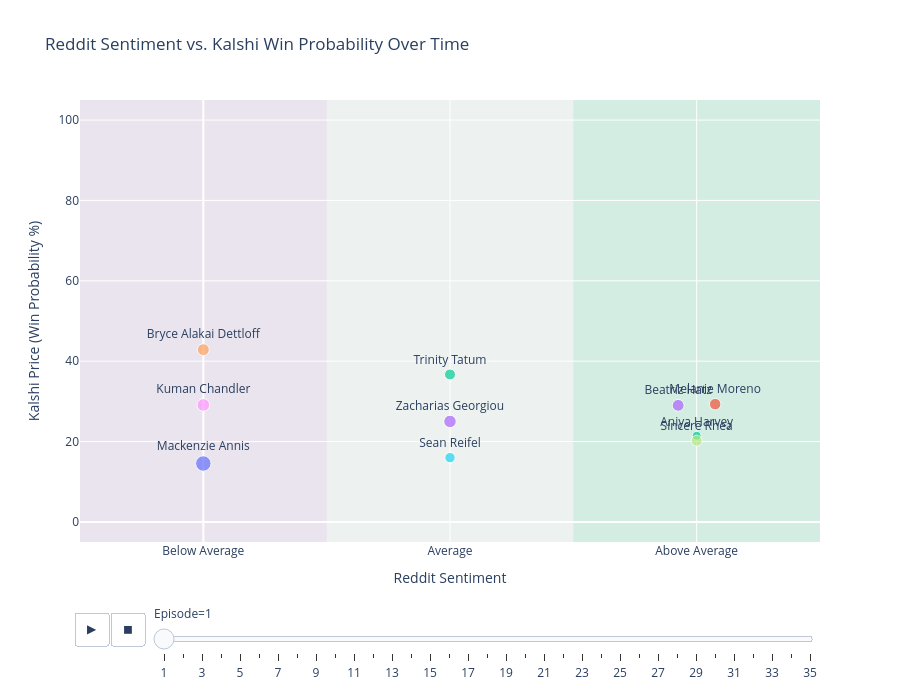

The code cell stored with this chart in its notebook:
### Code cell
# 10. Add colored background zones for the terciles
fig_scatter.add_vrect(
    x0=-0.5, x1=0.5,
    fillcolor="pink", 
    opacity=0.2,
    layer="below", 
    line_width=0
)

fig_scatter.add_vrect(
    x0=0.5, x1=1.5,
    fillcolor="lightyellow", 
    opacity=0.3,
    layer="below", 
    line_width=0
)

fig_scatter.add_vrect(
    x0=1.5, x1=2.5,
    fillcolor="lightgreen", 
    opacity=0.2,
    layer="below", 
    line_width=0
)

# Render
fig_scatter.write_html(fig_dir / "sentiment_vs_kalshi.html", include_plotlyjs=True)
fig_scatter.show()

### Figure 1 — Plotly figure (JSON) as saved in the notebook; plotly's stock layout.template omitted (floating-point values rounded to 4 significant figures)
{"data": [{"hovertemplate": "<b>%{hovertext}</b><br><br>target_islander=%{text}<br>Episode=1<br>x_dodged=%{x}<br>Kalshi Price (Win Probability %)=%{y}<br>sentiment_num_comments=%{marker.size}<extra></extra>", "hovertext": ["Alannah Keyser"], "ids": ["Alannah Keyser"], "legendgroup": "Alannah Keyser", "marker": {"color": "#636efa", "size": [0.0], "sizemode": "area", "sizeref": 5.71, "symbol": "circle"}, "mode": "markers+text", "name": "Alannah Keyser", "orientation": "v", "showlegend": true, "text": ["Alannah Keyser"], "textposition": "top center", "type": "scatter", "x": [NaN], "xaxis": "x", "y": [NaN], "yaxis": "y"}, {"hovertemplate": "<b>%{hovertext}</b><br><br>target_islander=%{text}<br>Episode=1<br>x_dodged=%{x}<br>Kalshi Price (Win Probability %)=%{y}<br>sentiment_num_comments=%{marker.size}<extra></extra>", "hovertext": ["Amora Cacheé Robinson"], "ids": ["Amora Cacheé Robinson"], "legendgroup": "Amora Cacheé Robinson", "marker": {"color": "#EF553B", "size": [0.0], "sizemode": "area", "sizeref": 5.71, "symbol": "circle"}, "mode": "markers+text", "name": "Amora Cacheé Robinson", "orientation": "v", "showlegend": true, "text": ["Amora Cacheé Robinson"], "textposition": "top center", "type": "scatter", "x": [NaN], "xaxis": "x", "y": [NaN], "yaxis": "y"}, {"hovertemplate": "<b>%{hovertext}</b><br><br>target_islander=%{text}<br>Episode=1<br>x_dodged=%{x}<br>Kalshi Price (Win Probability %)=%{y}<br>sentiment_num_comments=%{marker.size}<extra></extra>", "hovertext": ["Aniya Harvey"], "ids": ["Aniya Harvey"], "legendgroup": "Aniya Harvey", "marker": {"color": "#00cc96", "size": [224.0], "sizemode": "area", "sizeref": 5.71, "symbol": "circle"}, "mode": "markers+text", "name": "Aniya Harvey", "orientation": "v", "showlegend": true, "text": ["Aniya Harvey"], "textposition": "top center", "type": "scatter", "x": [2.0], "xaxis": "x", "y": [21.45], "yaxis": "y"}, {"hovertemplate": "<b>%{hovertext}</b><br><br>target_islander=%{text}<br>Episode=1<br>x_dodged=%{x}<br>Kalshi Price (Win Probability %)=%{y}<br>sentiment_num_comments=%{marker.size}<extra></extra>", "hovertext": ["Beatriz Hatz"], "ids": ["Beatriz Hatz"], "legendgroup": "Beatriz Hatz", "marker": {"color": "#ab63fa", "size": [400.0], "sizemode": "area", "sizeref": 5.71, "symbol": "circle"}, "mode": "markers+text", "name": "Beatriz Hatz", "orientation": "v", "showlegend": true, "text": ["Beatriz Hatz"], "textposition": "top center", "type": "scatter", "x": [1.925], "xaxis": "x", "y": [29.01], "yaxis": "y"}, {"hovertemplate": "<b>%{hovertext}</b><br><br>target_islander=%{text}<br>Episode=1<br>x_dodged=%{x}<br>Kalshi Price (Win Probability %)=%{y}<br>sentiment_num_comments=%{marker.size}<extra></extra>", "hovertext": ["Bryce Alakai Dettloff"], "ids": ["Bryce Alakai Dettloff"], "legendgroup": "Bryce Alakai Dettloff", "marker": {"color": "#FFA15A", "size": [408.0], "sizemode": "area", "sizeref": 5.71, "symbol": "circle"}, "mode": "markers+text", "name": "Bryce Alakai Dettloff", "orientation": "v", "showlegend": true, "text": ["Bryce Alakai Dettloff"], "textposition": "top center", "type": "scatter", "x": [0.0], "xaxis": "x", "y": [42.86], "yaxis": "y"}, {"hovertemplate": "<b>%{hovertext}</b><br><br>target_islander=%{text}<br>Episode=1<br>x_dodged=%{x}<br>Kalshi Price (Win Probability %)=%{y}<br>sentiment_num_comments=%{marker.size}<extra></extra>", "hovertext": ["Caleb McDaniel"], "ids": ["Caleb McDaniel"], "legendgroup": "Caleb McDaniel", "marker": {"color": "#19d3f3", "size": [0.0], "sizemode": "area", "sizeref": 5.71, "symbol": "circle"}, "mode": "markers+text", "name": "Caleb McDaniel", "orientation": "v", "showlegend": true, "text": ["Caleb McDaniel"], "textposition": "top center", "type": "scatter", "x": [NaN], "xaxis": "x", "y": [NaN], "yaxis": "y"}, {"hovertemplate": "<b>%{hovertext}</b><br><br>target_islander=%{text}<br>Episode=1<br>x_dodged=%{x}<br>Kalshi Price (Win Probability %)=%{y}<br>sentiment_num_comments=%{marker.size}<extra></extra>", "hovertext": ["Carl Lee Schmidt"], "ids": ["Carl Lee Schmidt"], "legendgroup": "Carl Lee Schmidt", "marker": {"color": "#FF6692", "size": [0.0], "sizemode": "area", "sizeref": 5.71, "symbol": "circle"}, "mode": "markers+text", "name": "Carl Lee Schmidt", "orientation": "v", "showlegend": true, "text": ["Carl Lee Schmidt"], "textposition": "top center", "type": "scatter", "x": [NaN], "xaxis": "x", "y": [NaN], "yaxis": "y"}, {"hovertemplate": "<b>%{hovertext}</b><br><br>target_islander=%{text}<br>Episode=1<br>x_dodged=%{x}<br>Kalshi Price (Win Probability %)=%{y}<br>sentiment_num_comments=%{marker.size}<extra></extra>", "hovertext": ["Chandlar Wilson"], "ids": ["Chandlar Wilson"], "legendgroup": "Chandlar Wilson", "marker": {"color": "#B6E880", "size": [0.0], "sizemode": "area", "sizeref": 5.71, "symbol": "circle"}, "mode": "markers+text", "name": "Chandlar Wilson", "orientation": "v", "showlegend": true, "text": ["Chandlar Wilson"], "textposition": "top center", "type": "scatter", "x": [NaN], "xaxis": "x", "y": [NaN], "yaxis": "y"}, {"hovertemplate": "<b>%{hovertext}</b><br><br>target_islander=%{text}<br>Episode=1<br>x_dodged=%{x}<br>Kalshi Price (Win Probability %)=%{y}<br>sentiment_num_comments=%{marker.size}<extra></extra>", "hovertext": ["Chaten Nehra"], "ids": ["Chaten Nehra"], "legendgroup": "Chaten Nehra", "marker": {"color": "#FF97FF", "size": [0.0], "sizemode": "area", "sizeref": 5.71, "symbol": "circle"}, "mode": "markers+text", "name": "Chaten Nehra", "orientation": "v", "showlegend": true, "text": ["Chaten Nehra"], "textposition": "top center", "type": "scatter", "x": [NaN], "xaxis": "x", "y": [NaN], "yaxis": "y"}, {"hovertemplate": "<b>%{hovertext}</b><br><br>target_islander=%{text}<br>Episode=1<br>x_dodged=%{x}<br>Kalshi Price (Win Probability %)=%{y}<br>sentiment_num_comments=%{marker.size}<extra></extra>", "hovertext": ["Corbin Mims"], "ids": ["Corbin Mims"], "legendgroup": "Corbin Mims", "marker": {"color": "#FECB52", "size": [0.0], "sizemode": "area", "sizeref": 5.71, "symbol": "circle"}, "mode": "markers+text", "name": "Corbin Mims", "orientation": "v", "showlegend": true, "text": ["Corbin Mims"], "textposition": "top center", "type": "scatter", "x": [NaN], "xaxis": "x", "y": [NaN], "yaxis": "y"}, {"hovertemplate": "<b>%{hovertext}</b><br><br>target_islander=%{text}<br>Episode=1<br>x_dodged=%{x}<br>Kalshi Price (Win Probability %)=%{y}<br>sentiment_num_comments=%{marker.size}<extra></extra>", "hovertext": ["Corey Sawyer Jr."], "ids": ["Corey Sawyer Jr."], "legendgroup": "Corey Sawyer Jr.", "marker": {"color": "#636efa", "size": [0.0], "sizemode": "area", "sizeref": 5.71, "symbol": "circle"}, "mode": "markers+text", "name": "Corey Sawyer Jr.", "orientation": "v", "showlegend": true, "text": ["Corey Sawyer Jr."], "textposition": "top center", "type": "scatter", "x": [NaN], "xaxis": "x", "y": [NaN], "yaxis": "y"}, {"hovertemplate": "<b>%{hovertext}</b><br><br>target_islander=%{text}<br>Episode=1<br>x_dodged=%{x}<br>Kalshi Price (Win Probability %)=%{y}<br>sentiment_num_comments=%{marker.size}<extra></extra>", "hovertext": ["Dylan Wrona"], "ids": ["Dylan Wrona"], "legendgroup": "Dylan Wrona", "marker": {"color": "#EF553B", "size": [0.0], "sizemode": "area", "sizeref": 5.71, "symbol": "circle"}, "mode": "markers+text", "name": "Dylan Wrona", "orientation": "v", "showlegend": true, "text": ["Dylan Wrona"], "textposition": "top center", "type": "scatter", "x": [NaN], "xaxis": "x", "y": [NaN], "yaxis": "y"}, {"hovertemplate": "<b>%{hovertext}</b><br><br>target_islander=%{text}<br>Episode=1<br>x_dodged=%{x}<br>Kalshi Price (Win Probability %)=%{y}<br>sentiment_num_comments=%{marker.size}<extra></extra>", "hovertext": ["Gabriel Vasconcelos"], "ids": ["Gabriel Vasconcelos"], "legendgroup": "Gabriel Vasconcelos", "marker": {"color": "#00cc96", "size": [0.0], "sizemode": "area", "sizeref": 5.71, "symbol": "circle"}, "mode": "markers+text", "name": "Gabriel Vasconcelos", "orientation": "v", "showlegend": true, "text": ["Gabriel Vasconcelos"], "textposition": "top center", "type": "scatter", "x": [NaN], "xaxis": "x", "y": [NaN], "yaxis": "y"}, {"hovertemplate": "<b>%{hovertext}</b><br><br>target_islander=%{text}<br>Episode=1<br>x_dodged=%{x}<br>Kalshi Price (Win Probability %)=%{y}<br>sentiment_num_comments=%{marker.size}<extra></extra>", "hovertext": ["Gal Tshnieder"], "ids": ["Gal Tshnieder"], "legendgroup": "Gal Tshnieder", "marker": {"color": "#ab63fa", "size": [0.0], "sizemode": "area", "sizeref": 5.71, "symbol": "circle"}, "mode": "markers+text", "name": "Gal Tshnieder", "orientation": "v", "showlegend": true, "text": ["Gal Tshnieder"], "textposition": "top center", "type": "scatter", "x": [NaN], "xaxis": "x", "y": [NaN], "yaxis": "y"}, {"hovertemplate": "<b>%{hovertext}</b><br><br>target_islander=%{text}<br>Episode=1<br>x_dodged=%{x}<br>Kalshi Price (Win Probability %)=%{y}<br>sentiment_num_comments=%{marker.size}<extra></extra>", "hovertext": ["Jaiden Bacciocco"], "ids": ["Jaiden Bacciocco"], "legendgroup": "Jaiden Bacciocco", "marker": {"color": "#FFA15A", "size": [0.0], "sizemode": "area", "sizeref": 5.71, "symbol": "circle"}, "mode": "markers+text", "name": "Jaiden Bacciocco", "orientation": "v", "showlegend": true, "text": ["Jaiden Bacciocco"], "textposition": "top center", "type": "scatter", "x": [NaN], "xaxis": "x", "y": [NaN], "yaxis": "y"}, {"hovertemplate": "<b>%{hovertext}</b><br><br>target_islander=%{text}<br>Episode=1<br>x_dodged=%{x}<br>Kalshi Price (Win Probability %)=%{y}<br>sentiment_num_comments=%{marker.size}<extra></extra>", "hovertext": ["Jennifer Terry"], "ids": ["Jennifer Terry"], "legendgroup": "Jennifer Terry", "marker": {"color": "#19d3f3", "size": [0.0], "sizemode": "area", "sizeref": 5.71, "symbol": "circle"}, "mode": "markers+text", "name": "Jennifer Terry", "orientation": "v", "showlegend": true, "text": ["Jennifer Terry"], "textposition": "top center", "type": "scatter", "x": [NaN], "xaxis": "x", "y": [NaN], "yaxis": "y"}, {"hovertemplate": "<b>%{hovertext}</b><br><br>target_islander=%{text}<br>Episode=1<br>x_dodged=%{x}<br>Kalshi Price (Win Probability %)=%{y}<br>sentiment_num_comments=%{marker.size}<extra></extra>", "hovertext": ["Kayda Bosse"], "ids": ["Kayda Bosse"], "legendgroup": "Kayda Bosse", "marker": {"color": "#FF6692", "size": [0.0], "sizemode": "area", "sizeref": 5.71, "symbol": "circle"}, "mode": "markers+text", "name": "Kayda Bosse", "orientation": "v", "showlegend": true, "text": ["Kayda Bosse"], "textposition": "top center", "type": "scatter", "x": [NaN], "xaxis": "x", "y": [NaN], "yaxis": "y"}, {"hovertemplate": "<b>%{hovertext}</b><br><br>target_islander=%{text}<br>Episode=1<br>x_dodged=%{x}<br>Kalshi Price (Win Probability %)=%{y}<br>sentiment_num_comments=%{marker.size}<extra></extra>", "hovertext": ["Keyon Harry"], "ids": ["Keyon Harry"], "legendgroup": "Keyon Harry", "marker": {"color": "#B6E880", "size": [0.0], "sizemode": "area", "sizeref": 5.71, "symbol": "circle"}, "mode": "markers+text", "name": "Keyon Harry", "orientation": "v", "showlegend": true, "text": ["Keyon Harry"], "textposition": "top center", "type": "scatter", "x": [NaN], "xaxis": "x", "y": [NaN], "yaxis": "y"}, {"hovertemplate": "<b>%{hovertext}</b><br><br>target_islander=%{text}<br>Episode=1<br>x_dodged=%{x}<br>Kalshi Price (Win Probability %)=%{y}<br>sentiment_num_comments=%{marker.size}<extra></extra>", "hovertext": ["Kuman Chandler"], "ids": ["Kuman Chandler"], "legendgroup": "Kuman Chandler", "marker": {"color": "#FF97FF", "size": [453.0], "sizemode": "area", "sizeref": 5.71, "symbol": "circle"}, "mode": "markers+text", "name": "Kuman Chandler", "orientation": "v", "showlegend": true, "text": ["Kuman Chandler"], "textposition": "top center", "type": "scatter", "x": [0.0], "xaxis": "x", "y": [29.11], "yaxis": "y"}, {"hovertemplate": "<b>%{hovertext}</b><br><br>target_islander=%{text}<br>Episode=1<br>x_dodged=%{x}<br>Kalshi Price (Win Probability %)=%{y}<br>sentiment_num_comments=%{marker.size}<extra></extra>", "hovertext": ["Kyle Greene"], "ids": ["Kyle Greene"], "legendgroup": "Kyle Greene", "marker": {"color": "#FECB52", "size": [0.0], "sizemode": "area", "sizeref": 5.71, "symbol": "circle"}, "mode": "markers+text", "name": "Kyle Greene", "orientation": "v", "showlegend": true, "text": ["Kyle Greene"], "textposition": "top center", "type": "scatter", "x": [NaN], "xaxis": "x", "y": [NaN], "yaxis": "y"}, {"hovertemplate": "<b>%{hovertext}</b><br><br>target_islander=%{text}<br>Episode=1<br>x_dodged=%{x}<br>Kalshi Price (Win Probability %)=%{y}<br>sentiment_num_comments=%{marker.size}<extra></extra>", "hovertext": ["Mackenzie Annis"], "ids": ["Mackenzie Annis"], "legendgroup": "Mackenzie Annis", "marker": {"color": "#636efa", "size": [682.0], "sizemode": "area", "sizeref": 5.71, "symbol": "circle"}, "mode": "markers+text", "name": "Mackenzie Annis", "orientation": "v", "showlegend": true, "text": ["Mackenzie Annis"], "textposition": "top center", "type": "scatter", "x": [0.0], "xaxis": "x", "y": [14.53], "yaxis": "y"}, {"hovertemplate": "<b>%{hovertext}</b><br><br>target_islander=%{text}<br>Episode=1<br>x_dodged=%{x}<br>Kalshi Price (Win Probability %)=%{y}<br>sentiment_num_comments=%{marker.size}<extra></extra>", "hovertext": ["Melanie Moreno"], "ids": ["Melanie Moreno"], "legendgroup": "Melanie Moreno", "marker": {"color": "#EF553B", "size": [379.0], "sizemode": "area", "sizeref": 5.71, "symbol": "circle"}, "mode": "markers+text", "name": "Melanie Moreno", "orientation": "v", "showlegend": true, "text": ["Melanie Moreno"], "textposition": "top center", "type": "scatter", "x": [2.075], "xaxis": "x", "y": [29.31], "yaxis": "y"}, {"hovertemplate": "<b>%{hovertext}</b><br><br>target_islander=%{text}<br>Episode=1<br>x_dodged=%{x}<br>Kalshi Price (Win Probability %)=%{y}<br>sentiment_num_comments=%{marker.size}<extra></extra>", "hovertext": ["Parmida Keshani"], "ids": ["Parmida Keshani"], "legendgroup": "Parmida Keshani", "marker": {"color": "#00cc96", "size": [0.0], "sizemode": "area", "sizeref": 5.71, "symbol": "circle"}, "mode": "markers+text", "name": "Parmida Keshani", "orientation": "v", "showlegend": true, "text": ["Parmida Keshani"], "textposition": "top center", "type": "scatter", "x": [NaN], "xaxis": "x", "y": [NaN], "yaxis": "y"}, {"hovertemplate": "<b>%{hovertext}</b><br><br>target_islander=%{text}<br>Episode=1<br>x_dodged=%{x}<br>Kalshi Price (Win Probability %)=%{y}<br>sentiment_num_comments=%{marker.size}<extra></extra>", "hovertext": ["Ronnie Gunter"], "ids": ["Ronnie Gunter"], "legendgroup": "Ronnie Gunter", "marker": {"color": "#ab63fa", "size": [0.0], "sizemode": "area", "sizeref": 5.71, "symbol": "circle"}, "mode": "markers+text", "name": "Ronnie Gunter", "orientation": "v", "showlegend": true, "text": ["Ronnie Gunter"], "textposition": "top center", "type": "scatter", "x": [NaN], "xaxis": "x", "y": [NaN], "yaxis": "y"}, {"hovertemplate": "<b>%{hovertext}</b><br><br>target_islander=%{text}<br>Episode=1<br>x_dodged=%{x}<br>Kalshi Price (Win Probability %)=%{y}<br>sentiment_num_comments=%{marker.size}<extra></extra>", "hovertext": ["Ryan Ten Hulscher"], "ids": ["Ryan Ten Hulscher"], "legendgroup": "Ryan Ten Hulscher", "marker": {"color": "#FFA15A", "size": [0.0], "sizemode": "area", "sizeref": 5.71, "symbol": "circle"}, "mode": "markers+text", "name": "Ryan Ten Hulscher", "orientation": "v", "showlegend": true, "text": ["Ryan Ten Hulscher"], "textposition": "top center", "type": "scatter", "x": [NaN], "xaxis": "x", "y": [NaN], "yaxis": "y"}, {"hovertemplate": "<b>%{hovertext}</b><br><br>target_islander=%{text}<br>Episode=1<br>x_dodged=%{x}<br>Kalshi Price (Win Probability %)=%{y}<br>sentiment_num_comments=%{marker.size}<extra></extra>", "hovertext": ["Sean Reifel"], "ids": ["Sean Reifel"], "legendgroup": "Sean Reifel", "marker": {"color": "#19d3f3", "size": [304.0], "sizemode": "area", "sizeref": 5.71, "symbol": "circle"}, "mode": "markers+text", "name": "Sean Reifel", "orientation": "v", "showlegend": true, "text": ["Sean Reifel"], "textposition": "top center", "type": "scatter", "x": [1.0], "xaxis": "x", "y": [16.0], "yaxis": "y"}, {"hovertemplate": "<b>%{hovertext}</b><br><br>target_islander=%{text}<br>Episode=1<br>x_dodged=%{x}<br>Kalshi Price (Win Probability %)=%{y}<br>sentiment_num_comments=%{marker.size}<extra></extra>", "hovertext": ["Sherleaz Eugene"], "ids": ["Sherleaz Eugene"], "legendgroup": "Sherleaz Eugene", "marker": {"color": "#FF6692", "size": [0.0], "sizemode": "area", "sizeref": 5.71, "symbol": "circle"}, "mode": "markers+text", "name": "Sherleaz Eugene", "orientation": "v", "showlegend": true, "text": ["Sherleaz Eugene"], "textposition": "top center", "type": "scatter", "x": [NaN], "xaxis": "x", "y": [NaN], "yaxis": "y"}, {"hovertemplate": "<b>%{hovertext}</b><br><br>target_islander=%{text}<br>Episode=1<br>x_dodged=%{x}<br>Kalshi Price (Win Probability %)=%{y}<br>sentiment_num_comments=%{marker.size}<extra></extra>", "hovertext": ["Sincere Rhea"], "ids": ["Sincere Rhea"], "legendgroup": "Sincere Rhea", "marker": {"color": "#B6E880", "size": [343.0], "sizemode": "area", "sizeref": 5.71, "symbol": "circle"}, "mode": "markers+text", "name": "Sincere Rhea", "orientation": "v", "showlegend": true, "text": ["Sincere Rhea"], "textposition": "top center", "type": "scatter", "x": [2.0], "xaxis": "x", "y": [20.21], "yaxis": "y"}, {"hovertemplate": "<b>%{hovertext}</b><br><br>target_islander=%{text}<br>Episode=1<br>x_dodged=%{x}<br>Kalshi Price (Win Probability %)=%{y}<br>sentiment_num_comments=%{marker.size}<extra></extra>", "hovertext": ["Sol Dean"], "ids": ["Sol Dean"], "legendgroup": "Sol Dean", "marker": {"color": "#FF97FF", "size": [0.0], "sizemode": "area", "sizeref": 5.71, "symbol": "circle"}, "mode": "markers+text", "name": "Sol Dean", "orientation": "v", "showlegend": true, "text": ["Sol Dean"], "textposition": "top center", "type": "scatter", "x": [NaN], "xaxis": "x", "y": [NaN], "yaxis": "y"}, {"hovertemplate": "<b>%{hovertext}</b><br><br>target_islander=%{text}<br>Episode=1<br>x_dodged=%{x}<br>Kalshi Price (Win Probability %)=%{y}<br>sentiment_num_comments=%{marker.size}<extra></extra>", "hovertext": ["Tierra Davis"], "ids": ["Tierra Davis"], "legendgroup": "Tierra Davis", "marker": {"color": "#FECB52", "size": [0.0], "sizemode": "area", "sizeref": 5.71, "symbol": "circle"}, "mode": "markers+text", "name": "Tierra Davis", "orientation": "v", "showlegend": true, "text": ["Tierra Davis"], "textposition": "top center", "type": "scatter", "x": [NaN], "xaxis": "x", "y": [NaN], "yaxis": "y"}, {"hovertemplate": "<b>%{hovertext}</b><br><br>target_islander=%{text}<br>Episode=1<br>x_dodged=%{x}<br>Kalshi Price (Win Probability %)=%{y}<br>sentiment_num_comments=%{marker.size}<extra></extra>", "hovertext": ["Tino Ellis"], "ids": ["Tino Ellis"], "legendgroup": "Tino Ellis", "marker": {"color": "#636efa", "size": [0.0], "sizemode": "area", "sizeref": 5.71, "symbol": "circle"}, "mode": "markers+text", "name": "Tino Ellis", "orientation": "v", "showlegend": true, "text": ["Tino Ellis"], "textposition": "top center", "type": "scatter", "x": [NaN], "xaxis": "x", "y": [NaN], "yaxis": "y"}, {"hovertemplate": "<b>%{hovertext}</b><br><br>target_islander=%{text}<br>Episode=1<br>x_dodged=%{x}<br>Kalshi Price (Win Probability %)=%{y}<br>sentiment_num_comments=%{marker.size}<extra></extra>", "hovertext": ["Trae Taylor"], "ids": ["Trae Taylor"], "legendgroup": "Trae Taylor", "marker": {"color": "#EF553B", "size": [0.0], "sizemode": "area", "sizeref": 5.71, "symbol": "circle"}, "mode": "markers+text", "name": "Trae Taylor", "orientation": "v", "showlegend": true, "text": ["Trae Taylor"], "textposition": "top center", "type": "scatter", "x": [NaN], "xaxis": "x", "y": [NaN], "yaxis": "y"}, {"hovertemplate": "<b>%{hovertext}</b><br><br>target_islander=%{text}<br>Episode=1<br>x_dodged=%{x}<br>Kalshi Price (Win Probability %)=%{y}<br>sentiment_num_comments=%{marker.size}<extra></extra>", "hovertext": ["Trinity Tatum"], "ids": ["Trinity Tatum"], "legendgroup": "Trinity Tatum", "marker": {"color": "#00cc96", "size": [340.0], "sizemode": "area", "sizeref": 5.71, "symbol": "circle"}, "mode": "markers+text", "name": "Trinity Tatum", "orientation": "v", "showlegend": true, "text": ["Trinity Tatum"], "textposition": "top center", "type": "scatter", "x": [1.0], "xaxis": "x", "y": [36.7], "yaxis": "y"}, {"hovertemplate": "<b>%{hovertext}</b><br><br>target_islander=%{text}<br>Episode=1<br>x_dodged=%{x}<br>Kalshi Price (Win Probability %)=%{y}<br>sentiment_num_comments=%{marker.size}<extra></extra>", "hovertext": ["Zacharias Georgiou"], "ids": ["Zacharias Georgiou"], "legendgroup": "Zacharias Georgiou", "marker": {"color": "#ab63fa", "size": [442.0], "sizemode": "area", "sizeref": 5.71, "symbol": "circle"}, "mode": "markers+text", "name": "Zacharias Georgiou", "orientation": "v", "showlegend": true, "text": ["Zacharias Georgiou"], "textposition": "top center", "type": "scatter", "x": [1.0], "xaxis": "x", "y": [25.01], "yaxis": "y"}], "layout": {"height": 700, "legend": {"itemsizing": "constant", "title": {"text": "target_islander"}, "tracegroupgap": 0}, "shapes": [{"fillcolor": "pink", "layer": "below", "line": {"width": 0}, "opacity": 0.2, "type": "rect", "x0": -0.5, "x1": 0.5, "xref": "x", "y0": 0, "y1": 1, "yref": "y domain"}, {"fillcolor": "lightyellow", "layer": "below", "line": {"width": 0}, "opacity": 0.3, "type": "rect", "x0": 0.5, "x1": 1.5, "xref": "x", "y0": 0, "y1": 1, "yref": "y domain"}, {"fillcolor": "lightgreen", "layer": "below", "line": {"width": 0}, "opacity": 0.2, "type": "rect", "x0": 1.5, "x1": 2.5, "xref": "x", "y0": 0, "y1": 1, "yref": "y domain"}], "showlegend": false, "sliders": [{"active": 0, "currentvalue": {"prefix": "Episode="}, "len": 0.9, "pad": {"b": 10, "t": 60}, "steps": [{"args": [["1"], {"frame": {"duration": 0, "redraw": false}, "fromcurrent": true, "mode": "immediate", "transition": {"duration": 0, "easing": "linear"}}], "label": "1", "method": "animate"}, {"args": [["2"], {"frame": {"duration": 0, "redraw": false}, "fromcurrent": true, "mode": "immediate", "transition": {"duration": 0, "easing": "linear"}}], "label": "2", "method": "animate"}, {"args": [["3"], {"frame": {"duration": 0, "redraw": false}, "fromcurrent": true, "mode": "immediate", "transition": {"duration": 0, "easing": "linear"}}], "label": "3", "method": "animate"}, {"args": [["4"], {"frame": {"duration": 0, "redraw": false}, "fromcurrent": true, "mode": "immediate", "transition": {"duration": 0, "easing": "linear"}}], "label": "4", "method": "animate"}, {"args": [["5"], {"frame": {"duration": 0, "redraw": false}, "fromcurrent": true, "mode": "immediate", "transition": {"duration": 0, "easing": "linear"}}], "label": "5", "method": "animate"}, {"args": [["6"], {"frame": {"duration": 0, "redraw": false}, "fromcurrent": true, "mode": "immediate", "transition": {"duration": 0, "easing": "linear"}}], "label": "6", "method": "animate"}, {"args": [["7"], {"frame": {"duration": 0, "redraw": false}, "fromcurrent": true, "mode": "immediate", "transition": {"duration": 0, "easing": "linear"}}], "label": "7", "method": "animate"}, {"args": [["8"], {"frame": {"duration": 0, "redraw": false}, "fromcurrent": true, "mode": "immediate", "transition": {"duration": 0, "easing": "linear"}}], "label": "8", "method": "animate"}, {"args": [["9"], {"frame": {"duration": 0, "redraw": false}, "fromcurrent": true, "mode": "immediate", "transition": {"duration": 0, "easing": "linear"}}], "label": "9", "method": "animate"}, {"args": [["10"], {"frame": {"duration": 0, "redraw": false}, "fromcurrent": true, "mode": "immediate", "transition": {"duration": 0, "easing": "linear"}}], "label": "10", "method": "animate"}, {"args": [["11"], {"frame": {"duration": 0, "redraw": false}, "fromcurrent": true, "mode": "immediate", "transition": {"duration": 0, "easing": "linear"}}], "label": "11", "method": "animate"}, {"args": [["12"], {"frame": {"duration": 0, "redraw": false}, "fromcurrent": true, "mode": "immediate", "transition": {"duration": 0, "easing": "linear"}}], "label": "12", "method": "animate"}, {"args": [["13"], {"frame": {"duration": 0, "redraw": false}, "fromcurrent": true, "mode": "immediate", "transition": {"duration": 0, "easing": "linear"}}], "label": "13", "method": "animate"}, {"args": [["14"], {"frame": {"duration": 0, "redraw": false}, "fromcurrent": true, "mode": "immediate", "transition": {"duration": 0, "easing": "linear"}}], "label": "14", "method": "animate"}, {"args": [["15"], {"frame": {"duration": 0, "redraw": false}, "fromcurrent": true, "mode": "immediate", "transition": {"duration": 0, "easing": "linear"}}], "label": "15", "method": "animate"}, {"args": [["16"], {"frame": {"duration": 0, "redraw": false}, "fromcurrent": true, "mode": "immediate", "transition": {"duration": 0, "easing": "linear"}}], "label": "16", "method": "animate"}, {"args": [["17"], {"frame": {"duration": 0, "redraw": false}, "fromcurrent": true, "mode": "immediate", "transition": {"duration": 0, "easing": "linear"}}], "label": "17", "method": "animate"}, {"args": [["18"], {"frame": {"duration": 0, "redraw": false}, "fromcurrent": true, "mode": "immediate", "transition": {"duration": 0, "easing": "linear"}}], "label": "18", "method": "animate"}, {"args": [["19"], {"frame": {"duration": 0, "redraw": false}, "fromcurrent": true, "mode": "immediate", "transition": {"duration": 0, "easing": "linear"}}], "label": "19", "method": "animate"}, {"args": [["20"], {"frame": {"duration": 0, "redraw": false}, "fromcurrent": true, "mode": "immediate", "transition": {"duration": 0, "easing": "linear"}}], "label": "20", "method": "animate"}, {"args": [["21"], {"frame": {"duration": 0, "redraw": false}, "fromcurrent": true, "mode": "immediate", "transition": {"duration": 0, "easing": "linear"}}], "label": "21", "method": "animate"}, {"args": [["22"], {"frame": {"duration": 0, "redraw": false}, "fromcurrent": true, "mode": "immediate", "transition": {"duration": 0, "easing": "linear"}}], "label": "22", "method": "animate"}, {"args": [["23"], {"frame": {"duration": 0, "redraw": false}, "fromcurrent": true, "mode": "immediate", "transition": {"duration": 0, "easing": "linear"}}], "label": "23", "method": "animate"}, {"args": [["24"], {"frame": {"duration": 0, "redraw": false}, "fromcurrent": true, "mode": "immediate", "transition": {"duration": 0, "easing": "linear"}}], "label": "24", "method": "animate"}, {"args": [["25"], {"frame": {"duration": 0, "redraw": false}, "fromcurrent": true, "mode": "immediate", "transition": {"duration": 0, "easing": "linear"}}], "label": "25", "method": "animate"}, {"args": [["26"], {"frame": {"duration": 0, "redraw": false}, "fromcurrent": true, "mode": "immediate", "transition": {"duration": 0, "easing": "linear"}}], "label": "26", "method": "animate"}, {"args": [["27"], {"frame": {"duration": 0, "redraw": false}, "fromcurrent": true, "mode": "immediate", "transition": {"duration": 0, "easing": "linear"}}], "label": "27", "method": "animate"}, {"args": [["28"], {"frame": {"duration": 0, "redraw": false}, "fromcurrent": true, "mode": "immediate", "transition": {"duration": 0, "easing": "linear"}}], "label": "28", "method": "animate"}, {"args": [["29"], {"frame": {"duration": 0, "redraw": false}, "fromcurrent": true, "mode": "immediate", "transition": {"duration": 0, "easing": "linear"}}], "label": "29", "method": "animate"}, {"args": [["30"], {"frame": {"duration": 0, "redraw": false}, "fromcurrent": true, "mode": "immediate", "transition": {"duration": 0, "easing": "linear"}}], "label": "30", "method": "animate"}, {"args": [["31"], {"frame": {"duration": 0, "redraw": false}, "fromcurrent": true, "mode": "immediate", "transition": {"duration": 0, "easing": "linear"}}], "label": "31", "method": "animate"}, {"args": [["32"], {"frame": {"duration": 0, "redraw": false}, "fromcurrent": true, "mode": "immediate", "transition": {"duration": 0, "easing": "linear"}}], "label": "32", "method": "animate"}, {"args": [["33"], {"frame": {"duration": 0, "redraw": false}, "fromcurrent": true, "mode": "immediate", "transition": {"duration": 0, "easing": "linear"}}], "label": "33", "method": "animate"}, {"args": [["34"], {"frame": {"duration": 0, "redraw": false}, "fromcurrent": true, "mode": "immediate", "transition": {"duration": 0, "easing": "linear"}}], "label": "34", "method": "animate"}, {"args": [["35"], {"frame": {"duration": 0, "redraw": false}, "fromcurrent": true, "mode": "immediate", "transition": {"duration": 0, "easing": "linear"}}], "label": "35", "method": "animate"}], "x": 0.1, "xanchor": "left", "y": 0, "yanchor": "top"}], "title": {"text": "Reddit Sentiment vs. Kalshi Win Probability Over Time"}, "updatemenus": [{"buttons": [{"args": [null, {"frame": {"duration": 500, "redraw": false}, "fromcurrent": true, "mode": "immediate", "transition": {"duration": 500, "easing": "linear"}}], "label": "&#9654;", "method": "animate"}, {"args": [[null], {"frame": {"duration": 0, "redraw": false}, "fromcurrent": true, "mode": "immediate", "transition": {"duration": 0, "easing": "linear"}}], "label": "&#9724;", "method": "animate"}], "direction": "left", "pad": {"r": 10, "t": 70}, "showactive": false, "type": "buttons", "x": 0.1, "xanchor": "right", "y": 0, "yanchor": "top"}], "xaxis": {"anchor": "y", "domain": [0, 1], "range": [-0.5, 2.5], "ticktext": ["Below Average", "Average", "Above Average"], "tickvals": [0, 1, 2], "title": {"text": "Reddit Sentiment"}}, "yaxis": {"anchor": "x", "domain": [0, 1], "range": [-5, 105], "title": {"text": "Kalshi Price (Win Probability %)"}}}}
